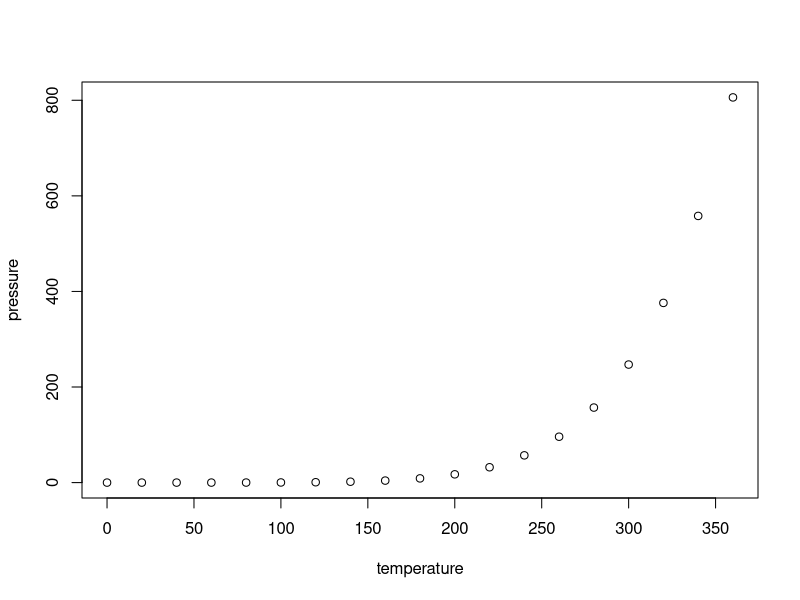
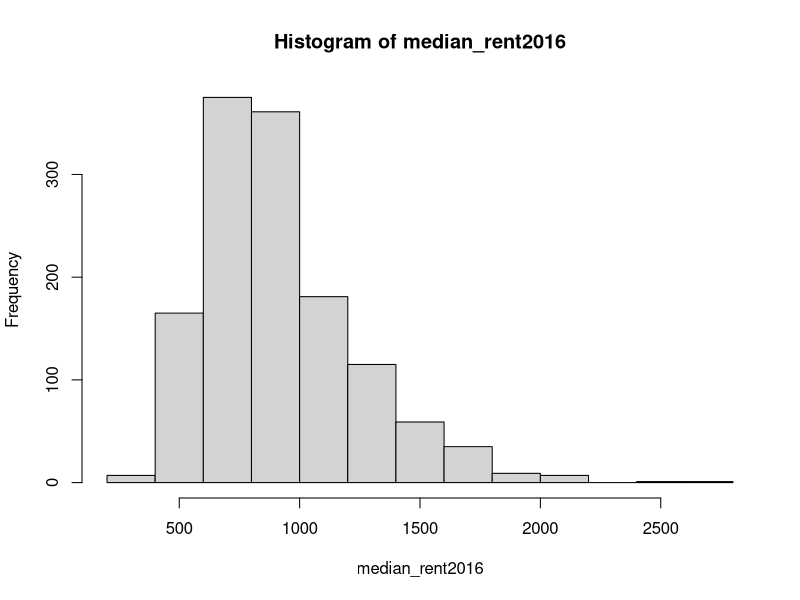
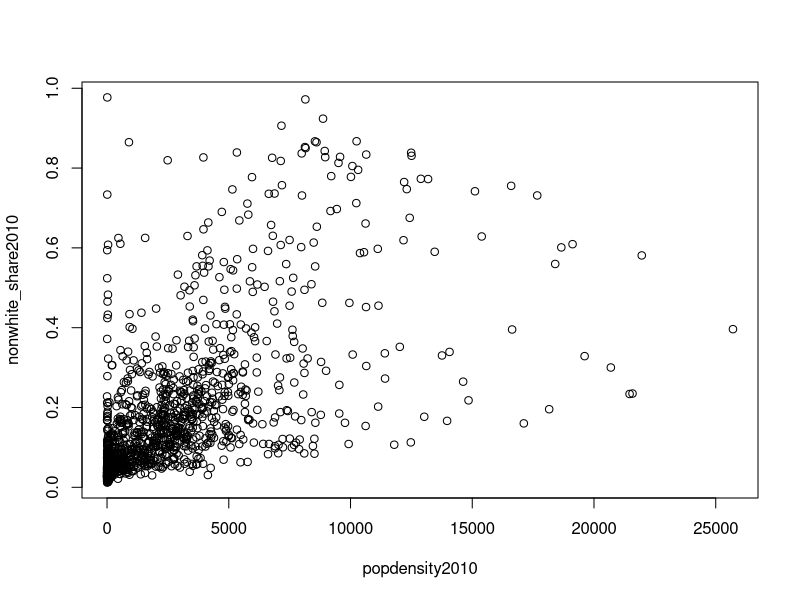

Here is the R script that generated these plots, in order:
## ---- chunk 1
library(tidyverse)
## ---- chunk 2
MN_Data <- read_csv("MN_county_tract_pooled.csv")
plot(pressure)
attach(MN_Data)
hist(median_rent2016)
plot(popdensity2010, nonwhite_share2010)
## ---- chunk 3
library(ggplot2)
